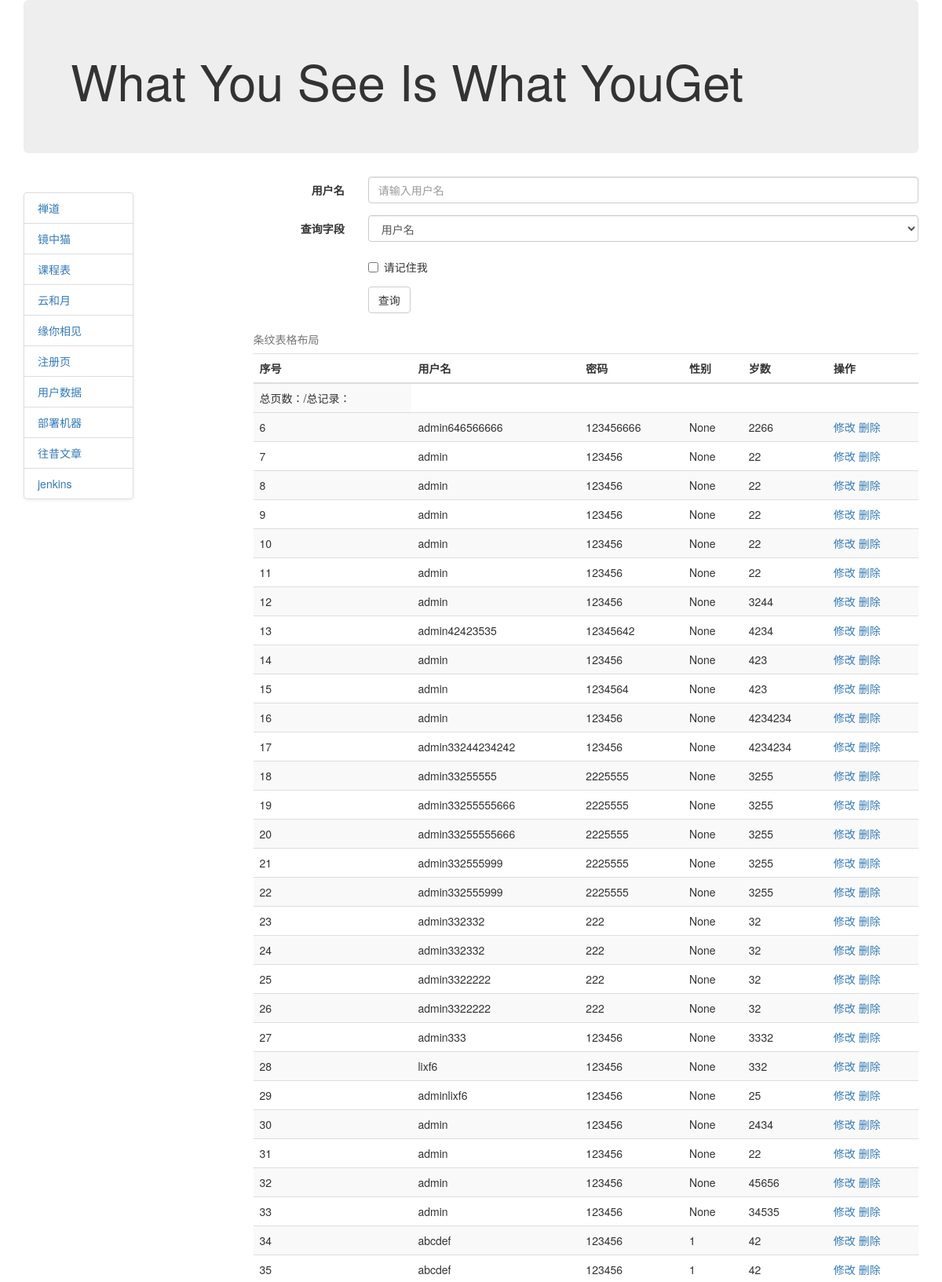
The app's page /userlist (upper part) with its own data.
### models.py (models this page shows)
class User(db.Model):
    id = db.Column(db.Integer, primary_key=True)
    username = db.Column(db.String)
    password = db.Column(db.String)
    sex = db.Column(db.String)
    age = db.Column(db.Integer)

### app.py (the view)
@app.route("/userlist", methods=['get', 'post'])
def userList():
    if request.method == "POST":
        input_username = request.form['username']
        condition = {request.form['field']: input_username}
        users = User.query.filter_by(**condition).all()
    else:
        users = User.query.all()
    return render_template("user/user_list.html", users=users)

### templates/user/user_list.html (shortened to what this page needs)
{% extends 'base02.html' %}
{% block content %}
<form class="form-horizontal" role="form">
  <div class="form-group">
    <label for="firstname" class="col-sm-2 control-label">用户名</label>
    <div class="col-sm-10">
      <input type="text" class="form-control" id="firstname" placeholder="请输入用户名">
    </div>
  </div>
  <div class="form-group">
		<label for="field" class="col-xs-2 control-label">查询字段</label>
		<div class="col-xs-10">
			<select name="field" class="form-control">
				<option value="username">用户名</option>
			</select>
		</div>
  </div>
  <div class="form-group">
    <div class="col-sm-offset-2 col-sm-10">
      <div class="checkbox">
        <label>
          <input type="checkbox">请记住我
        </label>
      </div>
    </div>
  </div>
  <div class="form-group">
    <div class="col-sm-offset-2 col-sm-10">
      <button type="submit" class="btn btn-default">查询</button>
    </div>
  </div>
</form>
<table class="table table-striped">
  <caption>条纹表格布局</caption>
	<tr>
		<td>总页数：{{ pages }}/总记录：{{ total }}</td>
	</tr>
  <thead>
    <tr>
		<th>序号</th>
		<th>用户名</th>
		<th>密码</th>
		<th>性别</th>
		<th>岁数</th>
		<th>操作</th>
	</tr>
  </thead>
  <tbody>
    {% for user in users %}
	<tr>
		<td>{{ user.id}}</td>
		<td>{{ user.username}}</td>
		<td>{{ user.password}}</td>
		<td>{{ user.sex}}</td>
		<td>{{ user.age}}</td>
		<td>
			<a href="{{ url_for("editUser", user_id=user.id) }}">修改</a>
			<a href="{{ url_for("deleteUser", user_id=user.id) }}">删除</a>
		</td>
	</tr>
	{% endfor %}
  </tbody>
</table>
{% endblock %}

### templates/base02.html (shortened to what this page needs)
<!DOCTYPE html>
<html>
<head>
<link rel="stylesheet" href="http://cdn.static.runoob.com/libs/bootstrap/3.3.7/css/bootstrap.min.css">
</head>
<body data-spy="scroll" data-target="#myScrollspy">
<div class="container">
   <div class="jumbotron">
        <h1>What You See Is What YouGet</h1>
    </div>
    <div class="row">
        <div class="col-xs-3" id="myScrollspy">
            <ul class="nav nav-tabs nav-stacked" data-spy="affix" data-offset-top="125">
				<li><a href="{{ url_for("zen") }}">禅道</a></li>
				<li><a href="{{ url_for("crystal") }}">镜中猫</a></li>
				<li><a href="{{ url_for("schedule") }}">课程表</a></li>
				<li><a href="{{ url_for("sun") }}">云和月</a></li>
				<li><a href="{{ url_for("form") }}">缘你相见</a></li>
				<li><a href="{{ url_for("register") }}">注册页</a></li>
				<li><a href="{{ url_for("userList") }}">用户数据</a></li>
				<li><a href="http://8.135.10.27:5000">部署机器</a></li>
				<li><a href="https://blog.csdn.net/LiXueFu727224204">往昔文章</a></li>
				<li><a href="http://1.15.50.20:8080/">jenkins</a></li>
            </ul>
        </div>
        <div class="col-xs-9">
			{% block content %}{% endblock %}
        </div>
    </div>
</div>
</body>
</html>

### templates/base02.html (style rules this page uses)
ul.nav-tabs { width: 140px; margin-top: 20px; border-radius: 4px; border: 1px solid #ddd; box-shadow: 0 1px 4px rgba(0, 0, 0, 0.067); }
ul.nav-tabs li { margin: 0; border-top: 1px solid #ddd; }
ul.nav-tabs li:first-child { border-top: none; }
ul.nav-tabs li a { margin: 0; padding: 8px 16px; border-radius: 0; }
ul.nav-tabs li:first-child a { border-radius: 4px 4px 0 0; }
ul.nav-tabs li:last-child a { border-radius: 0 0 4px 4px; }

### records on screen
User: id "6", username "admin646566666", password "123456666", sex "None", age "2266"
User: id "7", username "admin", password "123456", sex "None", age "22"
User: id "8", username "admin", password "123456", sex "None", age "22"
User: id "9", username "admin", password "123456", sex "None", age "22"
User: id "10", username "admin", password "123456", sex "None", age "22"
User: id "11", username "admin", password "123456", sex "None", age "22"
User: id "12", username "admin", password "123456", sex "None", age "3244"
User: id "13", username "admin42423535", password "12345642", sex "None", age "4234"
User: id "14", username "admin", password "123456", sex "None", age "423"
User: id "15", username "admin", password "1234564", sex "None", age "423"
User: id "16", username "admin", password "123456", sex "None", age "4234234"
User: id "17", username "admin33244234242", password "123456", sex "None", age "4234234"
User: id "18", username "admin33255555", password "2225555", sex "None", age "3255"
User: id "19", username "admin33255555666", password "2225555", sex "None", age "3255"
User: id "20", username "admin33255555666", password "2225555", sex "None", age "3255"
User: id "21", username "admin332555999", password "2225555", sex "None", age "3255"
User: id "22", username "admin332555999", password "2225555", sex "None", age "3255"
User: id "23", username "admin332332", password "222", sex "None", age "32"
User: id "24", username "admin332332", password "222", sex "None", age "32"
User: id "25", username "admin3322222", password "222", sex "None", age "32"
User: id "26", username "admin3322222", password "222", sex "None", age "32"
User: id "27", username "admin333", password "123456", sex "None", age "3332"
User: id "28", username "lixf6", password "123456", sex "None", age "332"
User: id "29", username "adminlixf6", password "123456", sex "None", age "25"
User: id "30", username "admin", password "123456", sex "None", age "2434"
User: id "31", username "admin", password "123456", sex "None", age "22"
User: id "32", username "admin", password "123456", sex "None", age "45656"
User: id "33", username "admin", password "123456", sex "None", age "34535"
User: id "34", username "abcdef", password "123456", sex "1", age "42"
User: id "35", username "abcdef", password "123456", sex "1", age "42"
